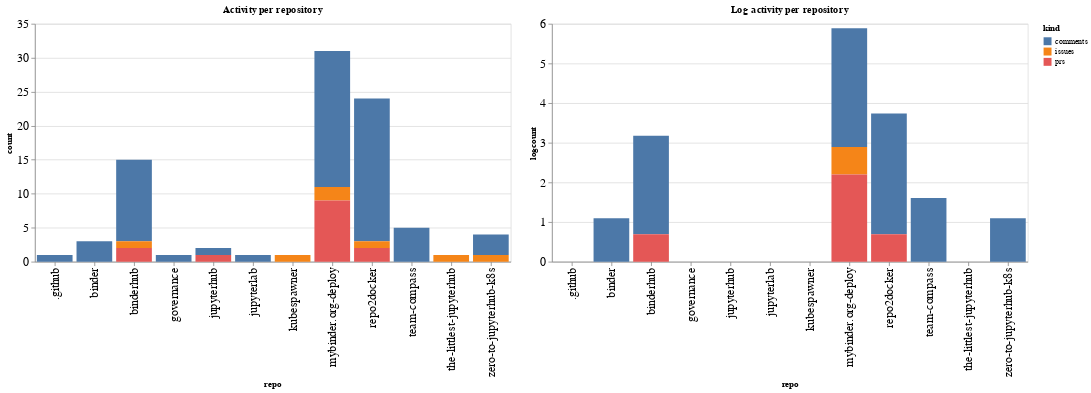

The notebook cell this image was saved under:
### Code cell
ch1 = alt.Chart(repo_summaries, width=600, title="Activity per repository").mark_bar().encode(
    x='repo',
    y='count',
    color='kind',
    tooltip="kind"
)

ch2 = alt.Chart(repo_summaries, width=600, title="Log activity per repository").mark_bar().encode(
    x='repo',
    y='logcount',
    color='kind',
    tooltip="kind"
)

ch1 | ch2

### Figure 1 — Vega-Lite specification as saved in the notebook (floating-point values rounded to 4 significant figures)
{"config": {"axisLeft": {"labelFontSize": 15}, "axisBottom": {"labelFontSize": 15}}, "hconcat": [{"mark": "bar", "encoding": {"color": {"type": "nominal", "field": "kind"}, "tooltip": {"type": "nominal", "field": "kind"}, "x": {"type": "nominal", "field": "repo"}, "y": {"type": "quantitative", "field": "count"}}, "title": "Activity per repository", "width": 600}, {"mark": "bar", "encoding": {"color": {"type": "nominal", "field": "kind"}, "tooltip": {"type": "nominal", "field": "kind"}, "x": {"type": "nominal", "field": "repo"}, "y": {"type": "quantitative", "field": "logcount"}}, "title": "Log activity per repository", "width": 600}], "data": {"name": "data-875f27c922e9f1e9b63fafebc1911576"}, "$schema": "https://vega.github.io/schema/vega-lite/v4.8.1.json", "datasets": {"data-875f27c922e9f1e9b63fafebc1911576": [{"repo": ".github", "kind": "comments", "count": 1, "logcount": 0.0}, {"repo": "binder", "kind": "comments", "count": 3, "logcount": 1.099}, {"repo": "binderhub", "kind": "comments", "count": 12, "logcount": 2.485}, {"repo": "binderhub", "kind": "issues", "count": 1, "logcount": 0.0}, {"repo": "binderhub", "kind": "prs", "count": 2, "logcount": 0.6931}, {"repo": "governance", "kind": "comments", "count": 1, "logcount": 0.0}, {"repo": "jupyterhub", "kind": "comments", "count": 1, "logcount": 0.0}, {"repo": "jupyterhub", "kind": "prs", "count": 1, "logcount": 0.0}, {"repo": "jupyterlab", "kind": "comments", "count": 1, "logcount": 0.0}, {"repo": "kubespawner", "kind": "issues", "count": 1, "logcount": 0.0}, {"repo": "mybinder.org-deploy", "kind": "comments", "count": 20, "logcount": 2.996}, {"repo": "mybinder.org-deploy", "kind": "issues", "count": 2, "logcount": 0.6931}, {"repo": "mybinder.org-deploy", "kind": "prs", "count": 9, "logcount": 2.197}, {"repo": "repo2docker", "kind": "comments", "count": 21, "logcount": 3.045}, {"repo": "repo2docker", "kind": "issues", "count": 1, "logcount": 0.0}, {"repo": "repo2docker", "kind": "prs", "count": 2, "logcount": 0.6931}, {"repo": "team-compass", "kind": "comments", "count": 5, "logcount": 1.609}, {"repo": "the-littlest-jupyterhub", "kind": "issues", "count": 1, "logcount": 0.0}, {"repo": "zero-to-jupyterhub-k8s", "kind": "comments", "count": 3, "logcount": 1.099}, {"repo": "zero-to-jupyterhub-k8s", "kind": "issues", "count": 1, "logcount": 0.0}]}}
